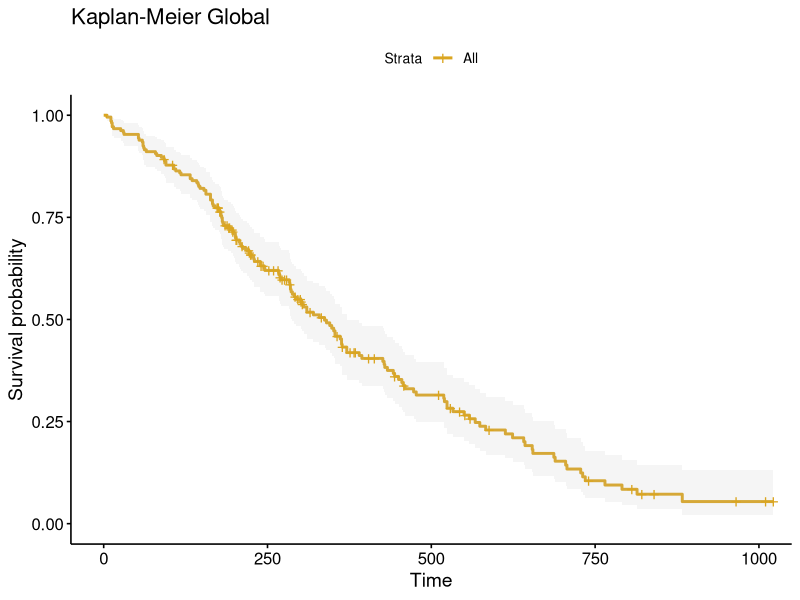
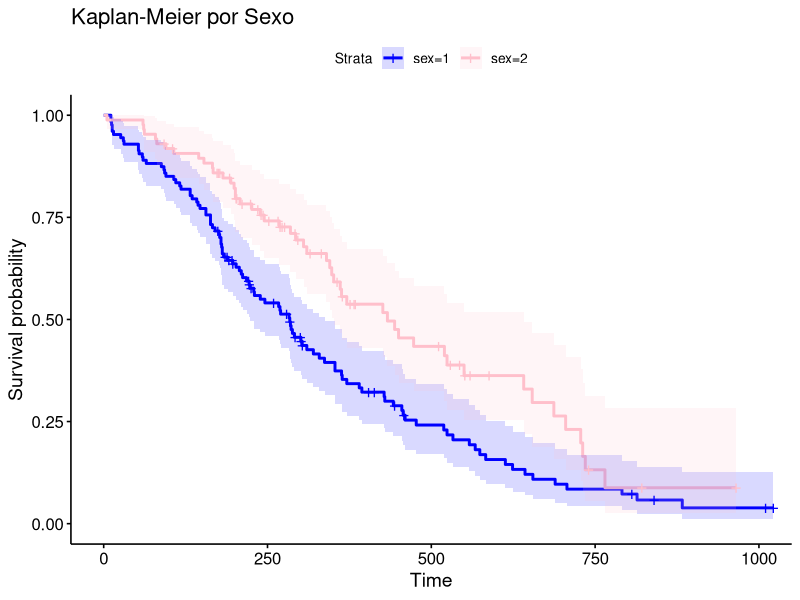
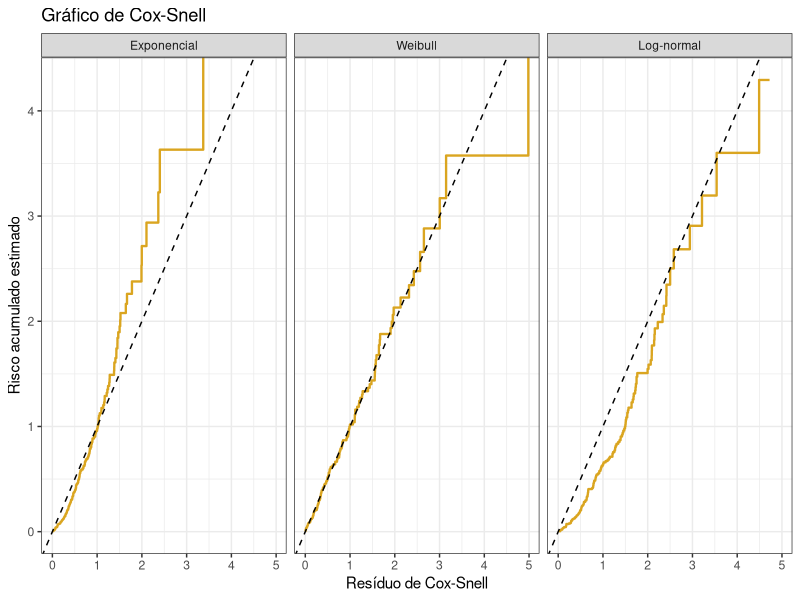
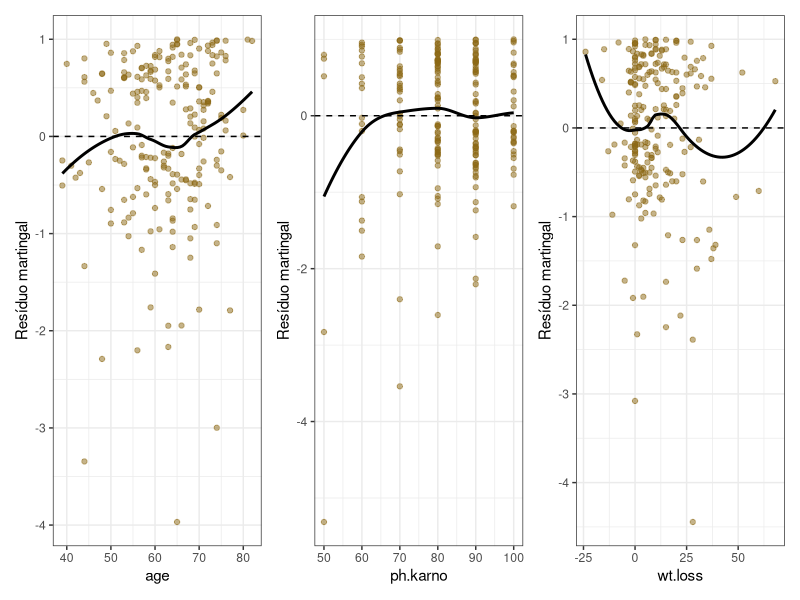
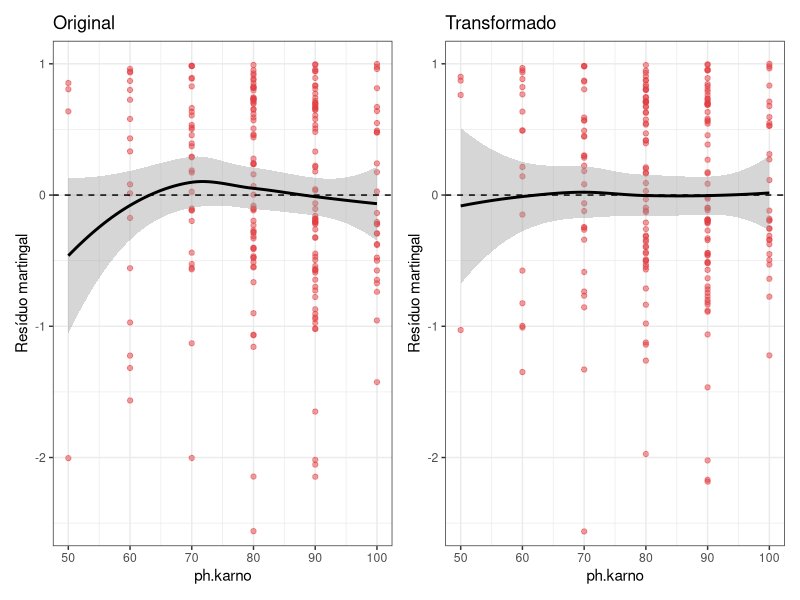
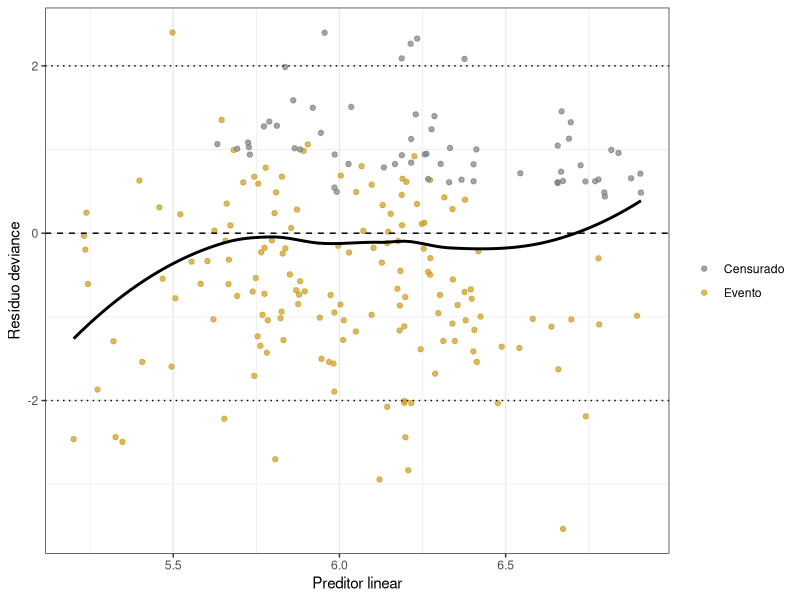
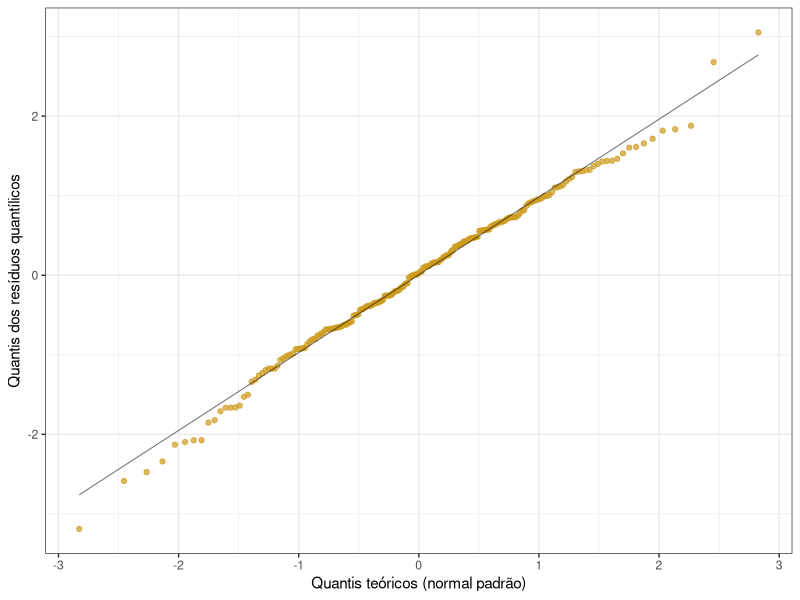
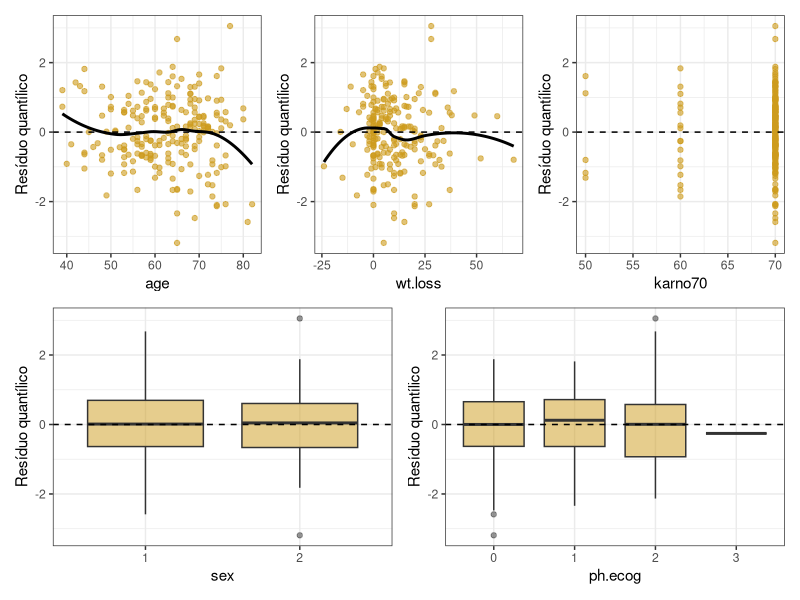

These figures' R source, in order:
## ---- chunk 1
# Carregamento dos pacotes
library(ggplot2)
library(survminer)
library(survival)
library(kableExtra)
library(dplyr)
library(knitr)
library(patchwork)
## ---- chunk 2
dados = lung # Exportando os dados
# Variáveis à serem consideradas
vars <- c("time", "status", "age", "sex", "ph.ecog", "ph.karno", "wt.loss")
dados <- na.omit(dados[, vars])
dados$status = dados$status - 1 # Convertendo para notação usual
## ---- chunk 3
# Ajuste da curva de Kaplan-Meier Global
fit_global = survfit(Surv(time,status) ~ 1, data = dados)

p1 = ggsurvplot(
  fit_global,
  data = dados,
  conf.int = TRUE,
  palette = "goldenrod",
  title = "Kaplan-Meier Global",
  conf.int.style = "ribbon",
  conf.int.alpha = 0.15,
  ggtheme = theme_survminer()
) 
p1$plot
## ---- chunk 4
# Ajuste da curva de Kaplan-Meier por sexo 
fit_sexo = survfit(Surv(time,status) ~ sex, data = dados)

p2 = ggsurvplot(
  fit_sexo,
  data = dados,
  conf.int = TRUE,
  palette = c("blue","pink"),
  title = "Kaplan-Meier por Sexo",
  conf.int.style = "ribbon",
  conf.int.alpha = 0.15,
  ggtheme = theme_survminer()
) 
p2$plot
## ---- chunk 5
# Ajuste do Modelo Weibull
fit_weibull <- survreg(Surv(time, status) ~ age + 
                         sex + 
                         ph.ecog + 
                         ph.karno + 
                         wt.loss, data = dados, dist = "weibull")
# Reparametrizações
est   <- coef(fit_weibull)
ic    <- confint(fit_weibull)
sigma <- fit_weibull$scale

tab_weibull <- data.frame(
  Termo       = names(est),
  Beta        = est,
  `exp(Beta)` = exp(est),
  IC_inf      = exp(ic[names(est), 1]),
  IC_sup      = exp(ic[names(est), 2]),
  check.names = FALSE
)

# Tabela com os coeficientes
kable(
  tab_weibull,
  digits = 4,
  row.names = FALSE,
  col.names = c("Termo", 
                "$\\hat{\\beta}$", "$\\exp\\{\\hat{\\beta}\\}$",
                "IC 95\\% inf.", "IC 95\\% sup."),
  caption = "Modelo Weibull: coeficientes estimados e razões de tempo.",
  booktabs = TRUE,
  format = "latex",
  escape = FALSE
) %>% kable_styling(latex_options = "HOLD_position")
## ---- chunk 6
# Perfis fixados
perfis <- data.frame(
  age      = mean(dados$age,      na.rm = TRUE),
  sex      = c(1, 2),
  ph.ecog  = median(dados$ph.ecog, na.rm = TRUE),
  ph.karno = mean(dados$ph.karno, na.rm = TRUE),
  wt.loss  = mean(dados$wt.loss,  na.rm = TRUE)
)

# Quantil 0,5 na escala log(tempo), com erro-padrão
pred <- predict(fit_weibull, newdata = perfis,
                type = "uquantile", p = 0.5, se.fit = TRUE)

z <- qnorm(0.975)
tab_med_w <- data.frame(
  Perfil  = c("Masculino", "Feminino"),
  Mediana = exp(pred$fit),
  IC_inf  = exp(pred$fit - z * pred$se.fit),
  IC_sup  = exp(pred$fit + z * pred$se.fit)
)

kable(
  tab_med_w, digits = 2, row.names = FALSE,
  col.names = c("Perfil", "Mediana", "IC 95\\% inf.", "IC 95\\% sup."),
  caption = "Tempo mediano de sobrevivência (dias) estimado pelo modelo Weibull, por sexo.",
  booktabs = TRUE, format = "latex", escape = FALSE
) %>% kable_styling(latex_options = "HOLD_position")
## ---- chunk 7
# 1. Ajuste do modelo de regressão exponencial
fit_exp <- survreg(Surv(time, status) ~ age + 
                         sex + 
                         ph.ecog + 
                         ph.karno + 
                         wt.loss, data = dados, dist = "exponential")

# 2. Ajuste do modelo de regressão Weibull
fit_weibull <- survreg(Surv(time, status) ~ age + 
                         sex + 
                         ph.ecog + 
                         ph.karno + 
                         wt.loss, data = dados, dist = "weibull")

# 3. Teste da Razão de Verossimilhanças (LRT) comparando os dois modelos aninhados
anova(fit_exp, fit_weibull)
## ---- chunk 8
# Forma do Modelo
form <- Surv(time, status) ~ age + sex + ph.ecog + ph.karno + wt.loss
# Ajuste das distribuições
fit_exp  <- survreg(form, data = dados, dist = "exponential")
fit_weib <- survreg(form, data = dados, dist = "weibull")
fit_ln   <- survreg(form, data = dados, dist = "lognormal")
# Função para calcular o redíduo de Cox-Snell
cox_snell <- function(fit, dados, dist) {
  lp    <- predict(fit, type = "lp")
  sigma <- fit$scale
  z     <- (log(dados$time) - lp) / sigma
  
  r <- if (dist == "lognormal") {
    -pnorm(z, lower.tail = FALSE, log.p = TRUE)
  } else {
    exp(z)
  }
  
  km <- survfit(Surv(r, dados$status) ~ 1)
  data.frame(
    r      = km$time,
    H_km   = -log(km$surv),
    Modelo = dist
  )
}

cs <- rbind(
  cox_snell(fit_exp,  dados, "Exponencial"),
  cox_snell(fit_weib, dados, "Weibull"),
  cox_snell(fit_ln,   dados, "Log-normal")
)
cs$Modelo <- factor(cs$Modelo, levels = c("Exponencial", "Weibull", "Log-normal"))

ggplot(cs, aes(x = r, y = H_km)) +
  geom_step(color = "goldenrod", linewidth = 0.8) +
  geom_abline(intercept = 0, slope = 1, linetype = "dashed") +
  facet_wrap(~ Modelo) +
  labs(x = "Resíduo de Cox-Snell",
       y = "Risco acumulado estimado",
       title = "Gráfico de Cox-Snell") +
  theme_bw()
## ---- chunk 9

# Construção do Resíduo martingal
mart_weibull <- function(fit, dados) {
  lp <- predict(fit, type = "lp")
  z  <- (log(dados$time) - lp) / fit$scale
  dados$status - exp(z) #M_i = status_i - r_i
}

# Gráfico dos resíduos
graf_mart <- function(cov, rotulo) {
  # Grupo das covariáveis contínuas
  outras <- setdiff(c("age", "sex", 
                      "ph.ecog", "ph.karno", "wt.loss"), cov)
  
  # Ajuste do modelo nas covariáveis contínuas
  form   <- as.formula(paste("Surv(time, status) ~", paste(outras, collapse = " + ")))
  # Ajuste no modelo Weibull
  fit    <- survreg(form, data = dados, dist = "weibull")
  
  dd <- data.frame(x = dados[[cov]], res = mart_weibull(fit, dados))
  
  ggplot(dd, aes(x = x, y = res)) +
    geom_point(alpha = 0.5, color = "goldenrod4") +
    geom_smooth(method = "loess", se = FALSE, color = "black") +
    geom_hline(yintercept = 0, linetype = "dashed") +
    labs(x = rotulo, y = "Resíduo martingal") +
    theme_bw()
}

p_age   <- graf_mart("age", "age")
p_karno <- graf_mart("ph.karno", "ph.karno")
p_wt    <- graf_mart("wt.loss", "wt.loss")

p_age + p_karno + p_wt
## ---- chunk 10
# Variável transformada
dados$karno70 <- pmin(dados$ph.karno, 70)

# Modelo original
fit_lin <- survreg(Surv(time, status) ~ age + sex 
                   + ph.ecog + ph.karno + wt.loss,
                   data = dados, dist = "weibull")
# Modelo transformado
fit_tr  <- survreg(Surv(time, status) ~ age + sex + ph.ecog 
                   + karno70 + wt.loss,
                   data = dados, dist = "weibull")

# Comparação dos resíduos martingais 
dados$mart_antes  <- mart_weibull(fit_lin, dados)
dados$mart_depois <- mart_weibull(fit_tr,  dados)

graf <- function(res, titulo) {
  ggplot(dados, aes(x = ph.karno, y = .data[[res]])) +
    geom_point(alpha = 0.5, color = "#E13E43") +
    geom_smooth(method = "loess", span = 1, se = TRUE, color = "black") +
    geom_hline(yintercept = 0, linetype = "dashed") +
    coord_cartesian(ylim = c(-2.5, 1)) +
    labs(x = "ph.karno", y = "Resíduo martingal", title = titulo) +
    theme_bw()
}

p_antes  <- graf("mart_antes",  "Original")
p_depois <- graf("mart_depois", "Transformado")

p_antes + p_depois
## ---- chunk 11
# Adicionando a variável transformada ao modelo
dados$karno70 <- pmin(dados$ph.karno, 70)

# Ajustando o novo modelo 
fit_tr <- survreg(Surv(time, status) ~ age + sex + ph.ecog + karno70 + wt.loss,
                  data = dados, dist = "weibull", na.action = na.exclude)

# Retirando os resíduos e o preditor linear
dados$res_dev <- residuals(fit_tr, type = "deviance")
dados$lp      <- predict(fit_tr, type = "lp")

# Gráfico
ggplot(dados, aes(x = lp, y = res_dev, color = factor(status))) +
  geom_point(alpha = 0.7) +
  geom_smooth(aes(group = 1), method = "loess", se = FALSE, color = "black") +
  geom_hline(yintercept = c(-2, 0, 2), linetype = c("dotted", "dashed", "dotted")) +
  scale_color_manual(values = c("0" = "grey50", "1" = "goldenrod3"),
                     labels = c("Censurado", "Evento"), name = NULL) +
  labs(x = "Preditor linear", y = "Resíduo deviance") +
  theme_bw()
## ---- chunk 12
dados_aberrantes <- subset(dados, !is.na(res_dev) & abs(res_dev) > 2)

tab_ab <- data.frame(
  Obs      = rownames(dados_aberrantes),
  Tempo    = dados_aberrantes$time,
  Situacao = ifelse(dados_aberrantes$status == 1, "Óbito", "Censura"),
  Idade    = dados_aberrantes$age,
  Sexo     = factor(dados_aberrantes$sex, levels = 1:2,
                    labels = c("Masc.", "Fem.")),
  ECOG     = dados_aberrantes$ph.ecog,
  Karno    = dados_aberrantes$ph.karno,
  Perda    = dados_aberrantes$wt.loss,
  LP       = dados_aberrantes$lp,
  d        = dados_aberrantes$res_dev
)
tab_ab <- tab_ab[order(tab_ab$d), ]         

kable(tab_ab, digits = 2, row.names = FALSE,
      col.names = c("Obs.", "Tempo", "Situação", "Idade", "Sexo", "ECOG",
                    "Karnofsky", "Perda peso", "Pred. linear", "$d$"),
      caption = "Observações com $|d| > 2$ (resíduo deviance).",
      booktabs = TRUE, format = "latex", escape = FALSE) %>%
  kable_styling(latex_options = c("HOLD_position", "scale_down"))
## ---- chunk 13
# Ajuste sem as observações atípicas
dados_sem <- subset(dados, is.na(res_dev) | abs(res_dev) <= 2)

fit_sem <- survreg(Surv(time, status) ~ age + sex + ph.ecog + karno70 + wt.loss,
                   data = dados_sem, dist = "weibull")

comp <- data.frame(
  Termo = c(names(coef(fit_tr)), "Scale"),
  Com   = c(coef(fit_tr), fit_tr$scale),
  Sem   = c(coef(fit_sem), fit_sem$scale)
)
comp$Variacao_pct <- 100 * (comp$Sem - comp$Com) / abs(comp$Com)

kable(
  comp,
  digits = 4,
  row.names = FALSE,
  col.names = c("Termo", "Com", "Sem", "Variação (\\%)"),
  caption = "Estimativas do modelo Weibull com e sem as observações com $|d| > 2$.",
  booktabs = TRUE,
  format = "latex",
  escape = FALSE
) %>% kable_styling(latex_options = "HOLD_position")
## ---- chunk 14
# Resíduo quantílico aleatorizado (Weibull)
res_quant_tr <- function(fit, dados, seed = 1) {
  set.seed(seed)
  lp <- predict(fit, type = "lp")
  z  <- (log(dados$time) - lp) / fit$scale
  F  <- 1 - exp(-exp(z))                       # F(t | X) do Weibull
  u  <- ifelse(dados$status == 1, F, runif(nrow(dados), F, 1))
  u  <- pmin(pmax(u, 1e-10), 1 - 1e-10)
  qnorm(u)
}

dados$rq <- res_quant_tr(fit_tr, dados, seed = 1)

# QQ-plot
ggplot(dados,aes(sample = rq)) +
  stat_qq(color = "goldenrod3", alpha = 0.7) +
  stat_qq_line(color = "black", linewidth = 0.4,alpha = 0.5) +
  labs(x = "Quantis teóricos (normal padrão)",
       y = "Quantis dos resíduos quantílicos") +
  theme_bw()

# Robustez à aleatorização
for (s in 1:3) {
  r <- res_quant_tr(fit_tr, dados, seed = s)
}
## ---- chunk 15
dados$rq <- res_quant_tr(fit_tr, dados, seed = 1)

cor_pt <- "goldenrod3"

# Covariáveis contínuas: pontos + loess
graf_cont <- function(v, rotulo) {
  ggplot(dados, aes(x = .data[[v]], y = rq)) +
    geom_point(color = cor_pt, alpha = 0.6) +
    geom_smooth(method = "loess", se = FALSE, color = "black") +
    geom_hline(yintercept = 0, linetype = "dashed") +
    labs(x = rotulo, y = "Resíduo quantílico") +
    theme_bw()
}

# Covariáveis discretas: boxplot
graf_disc <- function(v, rotulo) {
  ggplot(dados, aes(x = factor(.data[[v]]), y = rq)) +
    geom_boxplot(fill = cor_pt, alpha = 0.5) +
    geom_hline(yintercept = 0, linetype = "dashed") +
    labs(x = rotulo, y = "Resíduo quantílico") +
    theme_bw()
}

p1 <- graf_cont("age", "age")
p2 <- graf_cont("wt.loss", "wt.loss")
p3 <- graf_cont("karno70", "karno70")
p4 <- graf_disc("sex", "sex")
p5 <- graf_disc("ph.ecog", "ph.ecog")

(p1 | p2 | p3) / (p4 | p5)
## ---- chunk 16
form <- Surv(time, status) ~ age + sex + ph.ecog + karno70 + wt.loss

fit_w  <- survreg(form, data = dados, dist = "weibull")
fit_e  <- survreg(form, data = dados, dist = "exponential")
fit_ln <- survreg(form, data = dados, dist = "lognormal")

# Resíduo quantílico aleatorizado, para qualquer uma das três distribuições
res_quant <- function(fit, dados, dist, seed = 1) {
  set.seed(seed)
  lp <- predict(fit, type = "lp")
  z  <- (log(dados$time) - lp) / fit$scale
  F  <- switch(dist,
               weibull     = 1 - exp(-exp(z)),
               exponential = 1 - exp(-exp(z)),   # fit_e$scale = 1
               lognormal   = pnorm(z))
  u  <- ifelse(dados$status == 1, F, runif(nrow(dados), F, 1))
  u  <- pmin(pmax(u, 1e-10), 1 - 1e-10)
  qnorm(u)
}

rq <- data.frame(
  Exponencial = res_quant(fit_e,  dados, "exponential"),
  Weibull     = res_quant(fit_w,  dados, "weibull"),
  `Log-normal`= res_quant(fit_ln, dados, "lognormal"),
  check.names = FALSE
)

graf_qq <- function(v) {
  ggplot(rq, aes(sample = .data[[v]])) +
    stat_qq(color = "goldenrod3", alpha = 0.7) +
    stat_qq_line(color = "black") +
    coord_cartesian(xlim = c(-3.5, 3.5), ylim = c(-3.5, 3.5)) +
    labs(title = v, x = "Quantis teóricos", y = "Quantis dos resíduos") +
    theme_bw()
}

graf_qq("Exponencial") | graf_qq("Weibull") | graf_qq("Log-normal")

# Critério complementar
AIC(fit_e, fit_w, fit_ln)
